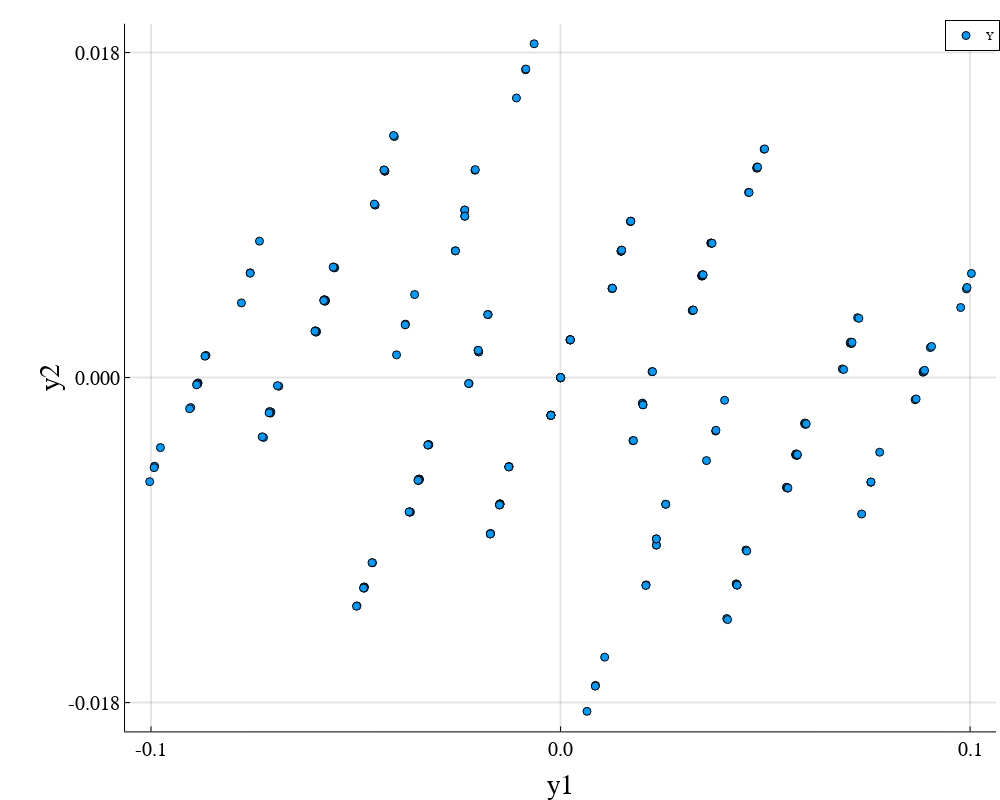

The cell this chart's notebook holds for it:
### Code cell
s = scatter(eachrow(Y_)...,xlabel="y1",ylabel="y2",
    markercolor = [1 for _ in 1:256], #[c[4] for c in conf],
    size=(1000,800),
    hover=collect(1:256),
    grid = true, gridlinewidth = 2,
    tickfontsize = 14,
    guidefontsize=20,
    xticks=[round(minimum(Y_[1,:]),digits=3),0.0,round(maximum(Y_[1,:]),digits=3)...],
    yticks=[round(minimum(Y_[2,:]),digits=3),0.0,round(maximum(Y_[2,:]),digits=3)...],
    markersize = 4,
    label="Y"
)
